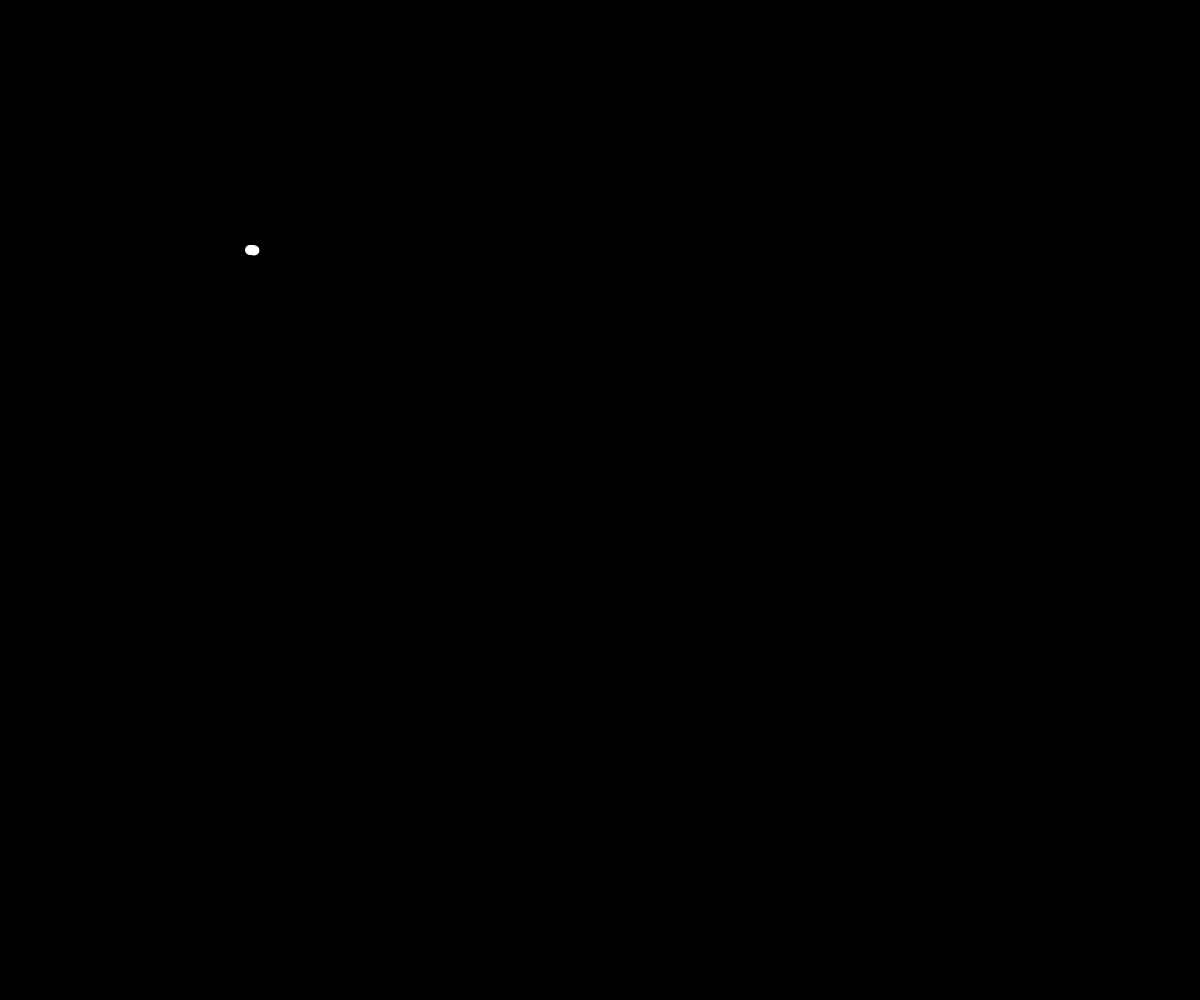
Frame 1 (no input)
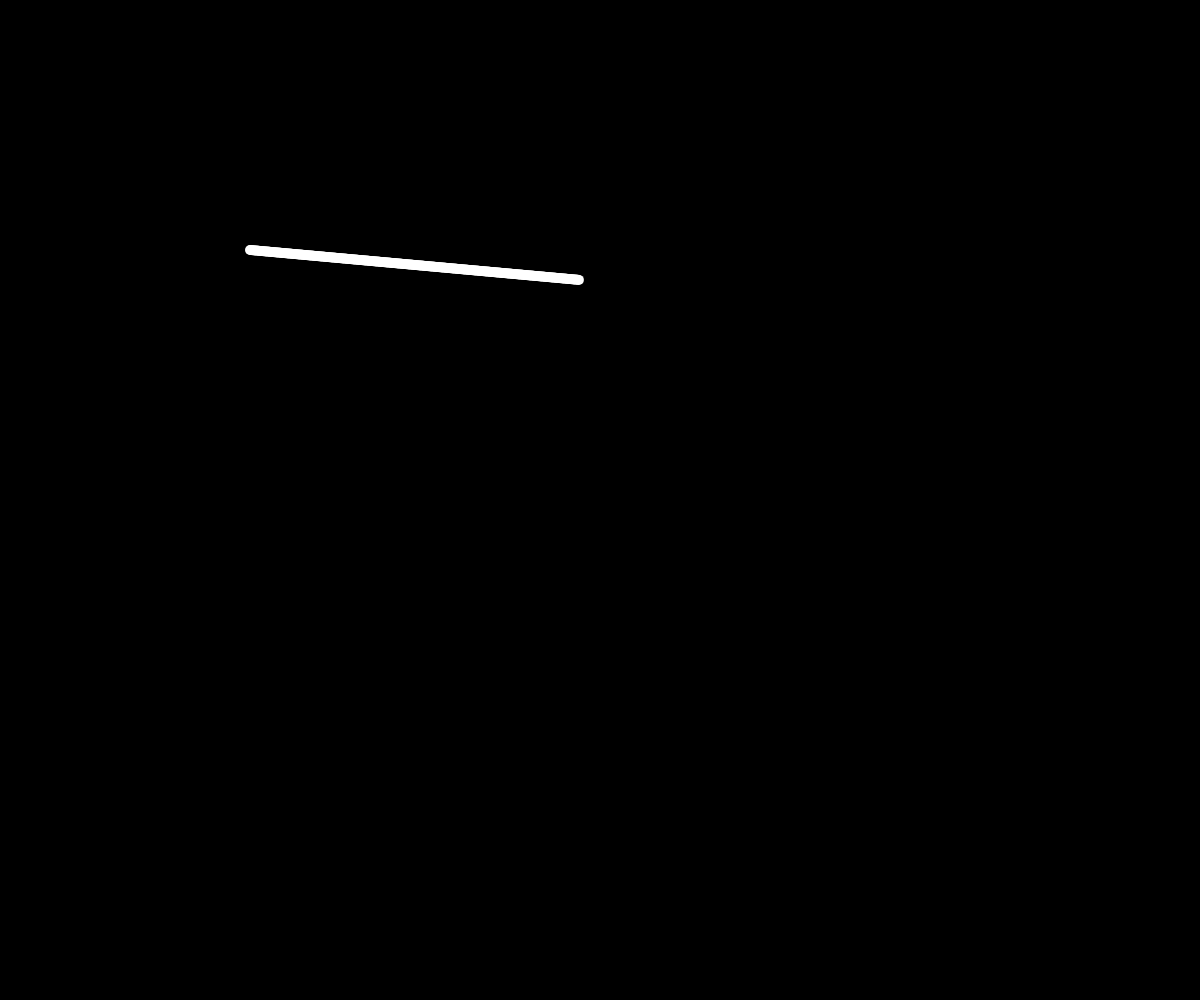
Frame 60 (no input)
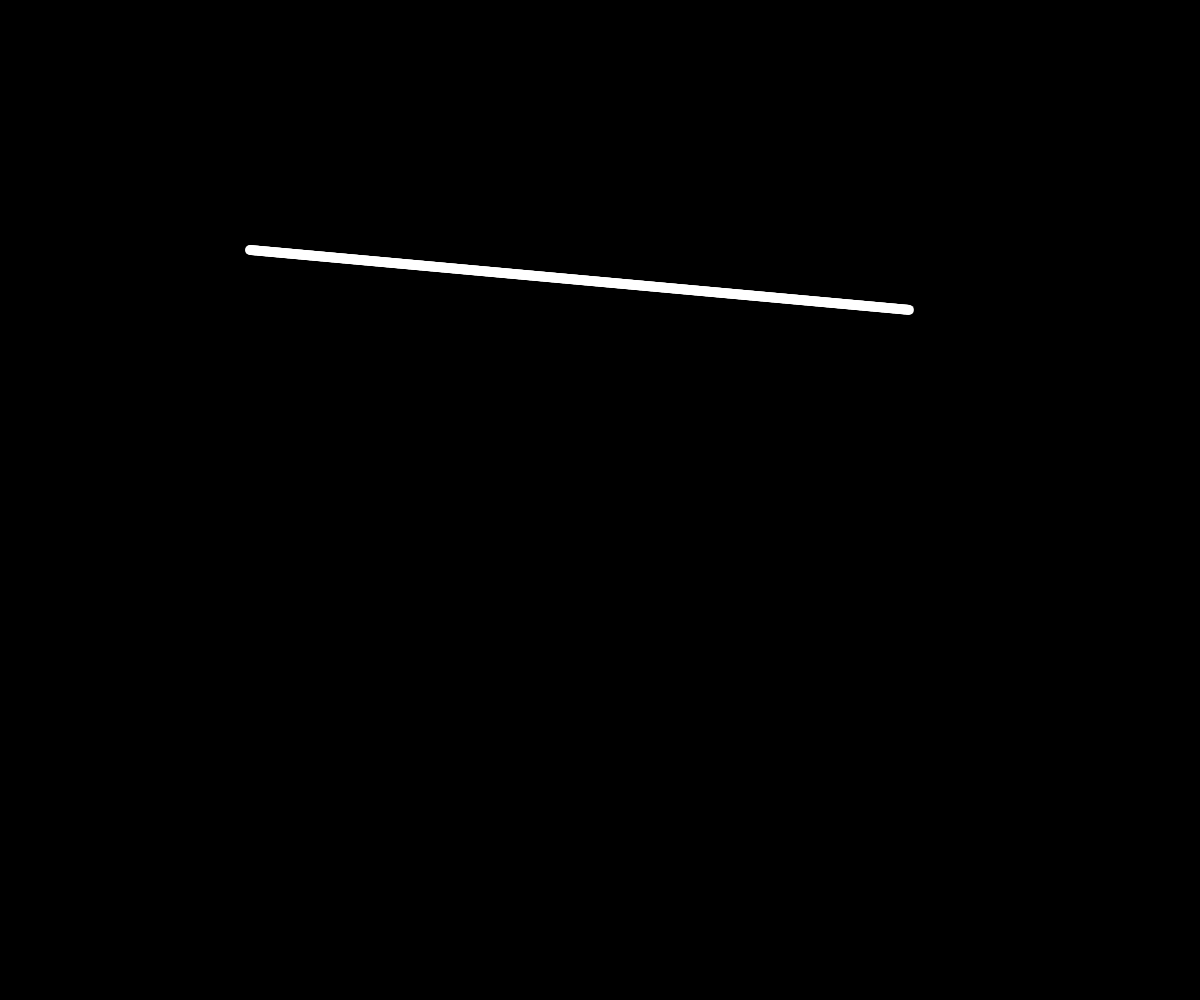
Frame 120 (the mouse pressed at the canvas centre since frame 60)

The p5.js sketch that drew these frames (run headless with seeded random() and noise() and a simulated clock; from frame 60 on, the mouse is pressed at the canvas centre):

// p5.js sketch
// ── sketch.js
/**
 * File: sketch.js
 * Project: Exercise_02_random_walking_extended
 * Version <<projectversion>>
 * File Created: Wednesday, 20th January 2021 9:40:55 am
 * Author: Eoan O'Dea (eoan@web-space.design)
 * -----
 * File Description:
 * Last Modified: Wednesday, 27th January 2021 11:00:44 am
 * Modified By: Eoan O'Dea (eoan@web-space.design>)
 * -----
 * Copyright 2021 WebSpace, WebSpace
 */

var xPos = 250;
var yPos = 250;

var angle = 0;
var stepSize = 0.1;

var angleCount = 3;

function setup() {
  createCanvas(window.innerWidth, window.innerHeight);
  background(0);
}

function draw() {
  // let speed = map(mouseX, 0, width, 2, 10);

  for (let x = 0; x < 5; x++) {
    stroke(255);
    strokeWeight(10);

    point(xPos, yPos);

    xPos += cos(radians(angle)) + stepSize;
    yPos += sin(radians(angle)) + stepSize;
  }

  if (
    yPos > window.innerHeight ||
    yPos < 0 ||
    xPos > window.innerWidth ||
    xPos < 0
  ) {
    angle = getRandomAngle(xPos, yPos);
  }
}

function getRandomAngle(_x, _y) {
  const direction = floor(random(angleCount * -1, angleCount));
  const angle = floor((180 / direction) * 0.5);
  //90 / 2 = 45 + angleCount * 10

  console.log("direction", angle);
  //floor random angle + add 0.5 to it

  if (_y < 0) return angle;

  if (_y > height) return angle + 180;

  if (_x > width) return angle + 90;

  if (_x < 0) return angle + 270;
}
